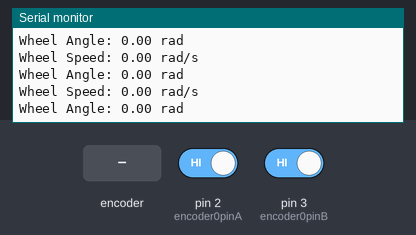
Recording of a sketch running on a simulated Arduino Uno, built with avr-gcc and run on an emulated ATmega328P. On the bench: the last lines printed to the serial monitor. The inputs (shaded band) are chosen by the test bench; at power-on: pin 2 (encoder0pinA) HIGH, pin 3 (encoder0pinB) HIGH.

Above: at 1.2 s.
1.3 s: rotary encoder on pin 2 (encoder0pinA) / pin 3 (encoder0pinB) turned 1 step (first pin leading)
At 1.42 s:
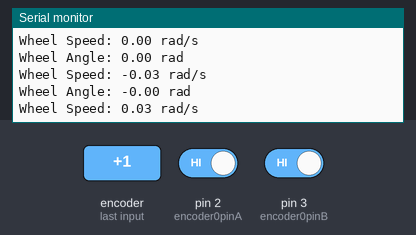
3.0 s: rotary encoder on pin 2 (encoder0pinA) / pin 3 (encoder0pinB) turned 1 step (first pin leading)
At 3.45 s:
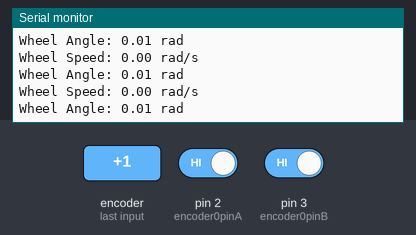
Timing chart, 0 to 6.0 s (numbered marks = the images above; inputs shaded):
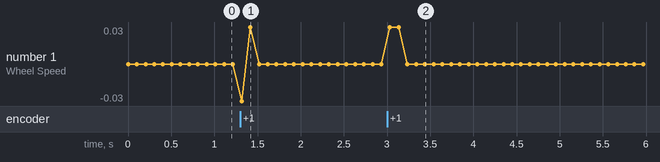

The sketch:

dfrobot_motor_with_encoder_calc_angle_velocity.ino
```cpp
//The sample code for driving one way motor encoder

//Updated by Maksim Masalski maxxliferobot@gmail.com
//Program calculates angle in radians and angular velocity in rad/s
//Output example:
//Wheel Speed: 5 rad/s
//Wheel Angle: 6.28 rad

//When your wheel makes 1 revolution or 360 degrees,
//wheel angle will be 6.28 radians, what is equal 2*PI according to the math laws
//Speed can be different

//Constant value below stores pulses per one revolution of the output gearbox shaft
//of the DFRobot Motor with encoder FIT0450
//https://wiki.dfrobot.com/Micro_DC_Motor_with_Encoder-SJ01_SKU__FIT0450
//This motor has encoder plastic wheel installed on the rear side of the motor shaft
//This encoder wheel has 16 magnets inside, installed on the radius of the plastic encoder wheel
//Motor has a gearbox with gear ratio 1:120, so to make one revolution of the gearbox shaft,
//motor will make 120 revolutions,
//meaning that hall sensor will register number of pulses=120*16=1920 pulses per one wheel revolution
#define PULSES_PER_REVOLUTION 1920

const byte encoder0pinA = 2;//A pin -> the interrupt pin 0
const byte encoder0pinB = 3;//B pin -> the digital pin 3
byte encoder0PinALast;
int duration;//the number of the pulses
boolean Direction;//the rotation direction
unsigned long this_time;
unsigned long last_time;
unsigned long elapsed;
double wheel_angle;
double wheel_velocity;
double wheel_position;
double _initial_angle;
volatile long* _encoderPosition;

double ticks2Angle(long position) {
  //function to convert ticks into angle
	return position * ((double)2 * M_PI / PULSES_PER_REVOLUTION );
}

double getAngle() {
    double current_angle = ticks2Angle(*_encoderPosition);
    return current_angle - _initial_angle;
}

void setup()
{
  _initial_angle=ticks2Angle(*_encoderPosition);
  Serial.begin(57600);//Initialize the serial port
  EncoderInit();//Initialize the module
}

void loop()
{
  //we are using micros to calculate angular velocity
  //because we need a period of time, to see change in angle
  this_time = micros();
  elapsed = this_time-last_time;
  last_time = this_time;
  //calculating delta of the wheel angle
  double delta_wheel = wheel_angle - wheel_position;
  wheel_position += delta_wheel;

  //calculating speed by doing simple physics equation (velocity = distance/time_passed)
  //multiply by 1000000 converts angular peed from rad/microseconds to rad/seconds
  wheel_velocity = (delta_wheel / elapsed) * 1000000;

  //printing values
  Serial.print("\nWheel Speed: ");
  Serial.print(wheel_velocity);
  Serial.println(" rad/s");
  Serial.print("Wheel Angle: ");
  Serial.print(wheel_angle);
  Serial.println(" rad");
  delay(100);
}

void EncoderInit()
{
  Direction = true;//default -> Forward
  pinMode(encoder0pinB,INPUT);
  attachInterrupt(0, wheelSpeed, CHANGE);
}

void wheelSpeed()
{
  //default function to calculate ticks of the motor
  int Lstate = digitalRead(encoder0pinA);
  if((encoder0PinALast == LOW) && Lstate==HIGH)
  {
    int val = digitalRead(encoder0pinB);
    if(val == LOW && Direction)
    {
      Direction = false; //Reverse
    }
    else if(val == HIGH && !Direction)
    {
      Direction = true;  //Forward
    }
  }
  encoder0PinALast = Lstate;

  if(!Direction)  duration++;
  else  duration--;

  //calculating final angle of the wheel
  wheel_angle = ticks2Angle(duration);
}
```

Measured:
- after the input at 1.3 s, the serial monitor: prints a new line at once (image 1)
- after the input at 3.0 s, the serial monitor: prints a new line after 0.14 s (image 2)
